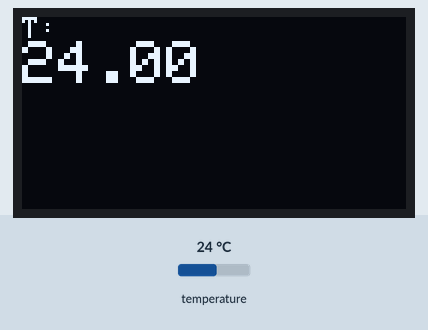
Simulated run of this sketch. Board: ESP8266 (Wemos D1 mini). Shown: 128×64 one-colour display. Inputs (shaded band) come from the test bench; at power-on: temperature 24 °C. What the sketch prints to the serial monitor is not drawn.

Above: at 3.8 s.
3.9 s: temperature set to 12 °C
At 6.4 s:
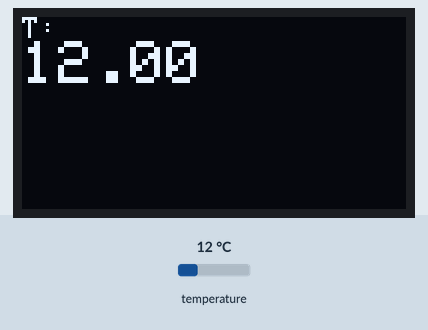
7.0 s: temperature set to 19 °C
At 8.4 s:
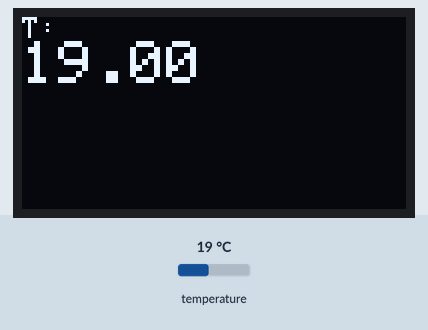
10.1 s: temperature set to 28 °C
At 12.5 s:
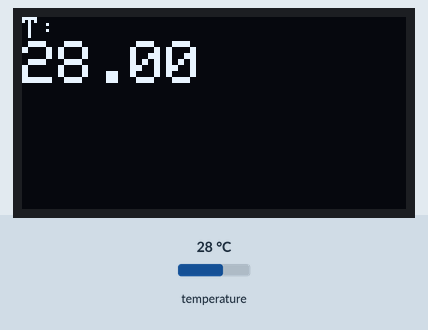
Timing chart, 0 to 14.0 s (numbered marks = the images above; inputs shaded):
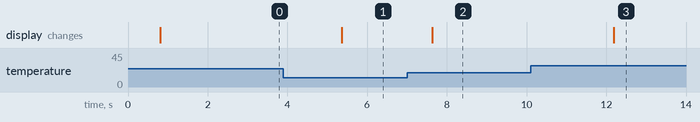

The sketch:

DS18B20_oled.ino
```cpp
#include <Wire.h>
#include <Adafruit_GFX.h>
#include <Adafruit_SSD1306.h>
#include <DS18B20.h>

DS18B20 ds(D2);
uint8_t dir[8];

float t;

//0x31
#define OLED_RESET -1
Adafruit_SSD1306 display(OLED_RESET);

void setup() {

  Serial.begin(115200);
  display.begin(SSD1306_SWITCHCAPVCC, 0x3C);

}

void loop() {

  while (ds.selectNext()) {
    t = ds.getTempC();
    Serial.println(t);
  }

  // Clear the buffer.
  display.clearDisplay();
  display.setTextSize(1);
  display.setCursor(0, 0);
  display.setTextColor(WHITE);

  display.println("T: ");
  display.setTextSize(2);
  display.println(t);

  display.display();
  delay(1500);

}
```

Measured:
- after the input at 3.9 s, the display: changes after 1.5 s (image 1)
- after the input at 7.0 s, the display: changes after 0.63 s (image 2)
- after the input at 10.1 s, the display: changes after 2.1 s (image 3)
